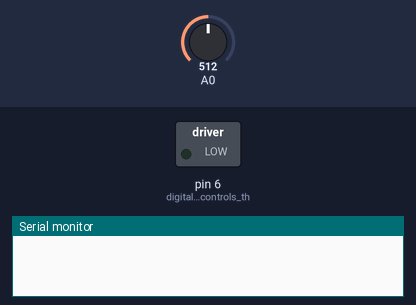
Bench run of a sketch on a simulated Arduino Uno, built with avr-gcc and run on an emulated ATmega328P. On the bench: switched loads named in the sketch (green lamp = pin HIGH), the last lines printed to the serial monitor. The inputs (shaded band) are chosen by the test bench; at power-on: A0 = 512.

Above: at 1.2 s.
1.3 s: A0 set to 125
3.5 s: A0 set to 109
At 4.4 s:
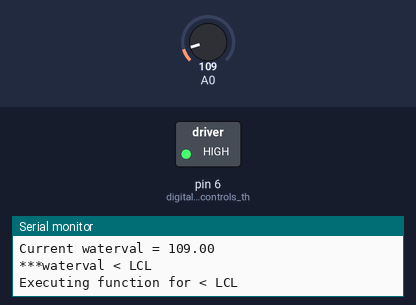
7.5 s: A0 set to 122
At 8.6 s:
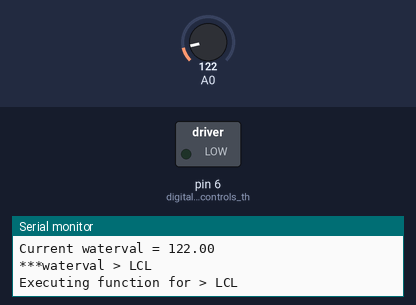
9.0 s: A0 set to 0
At 11.2 s:
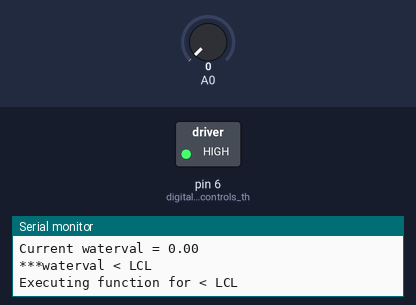
Timing chart, 0 to 14.0 s (numbered marks = the images above; inputs shaded):
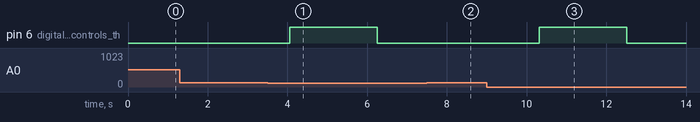

The sketch:

Water_control_automation_13.25.ino
```cpp
//Class 13.25
//Controls the Fan Motor ON and OFF based on measured temperature, setpoint, UCL and LCL

float waterval; //= analogRead(0);  // variable to store water value; read initial value of water sensor
float LCL;
void setup() {
  waterval = analogRead(0);  // variable to store water value; read initial value of water sensor
  LCL = 120;  // subtract 3 STDEV
  pinMode(6, OUTPUT); //digital pin 6 controls the water pump
  Serial.begin(9600); //set up to print out text to monitor
}

void loop() {
 waterval = analogRead(0);  // variable to store water value; read initial value of water sensor
  delay(2000);  // wait for 2 seconds each time through loop
  //Serial.print("  UCL = "); Serial.print(UCL);
  Serial.print("  LCL = "); Serial.print(LCL);
  Serial.println();
  waterval = analogRead(0);  // read water sensor input pin 0
  Serial.print("Current waterval = ");
  Serial.println(waterval);    // print water sensor value to serial monitor
  if (waterval < LCL) // turn ON Water Pump if measured water value < LCL (water value too low)
  {
    Serial.println("***waterval < LCL");
    PUMPON();
  }
  else {
  Serial.println("***waterval > LCL");
  //Serial.println(); //print
  PUMPOFF();
}
}
void PUMPON() {
  Serial.println("Executing function for < LCL "); // Print out function that the Smart Factory will run
  digitalWrite(6, HIGH); //Water Pump On
  delay(2200);
  digitalWrite(6, LOW); //Water Pump off
}

void PUMPOFF() {
  Serial.println("Executing function for > LCL "); // Print out function that the Smart Factory will run
  digitalWrite(6, LOW);  //Water Pump Off
}
```

Measured:
- the behaviour switches between 120 and 119 on A0 (found by bisection; images 0 and 1)
- after the input at 3.5 s, pin 6 (digital_pin_6_controls_th): LOW → HIGH after 0.56 s, → LOW 2.2 s later
- after the input at 7.5 s, pin 6 (digital_pin_6_controls_th): stays LOW (without the input it goes to HIGH after 0.79 s)
- after the input at 9.0 s, pin 6 (digital_pin_6_controls_th): LOW → HIGH after 1.3 s, → LOW 2.2 s later
